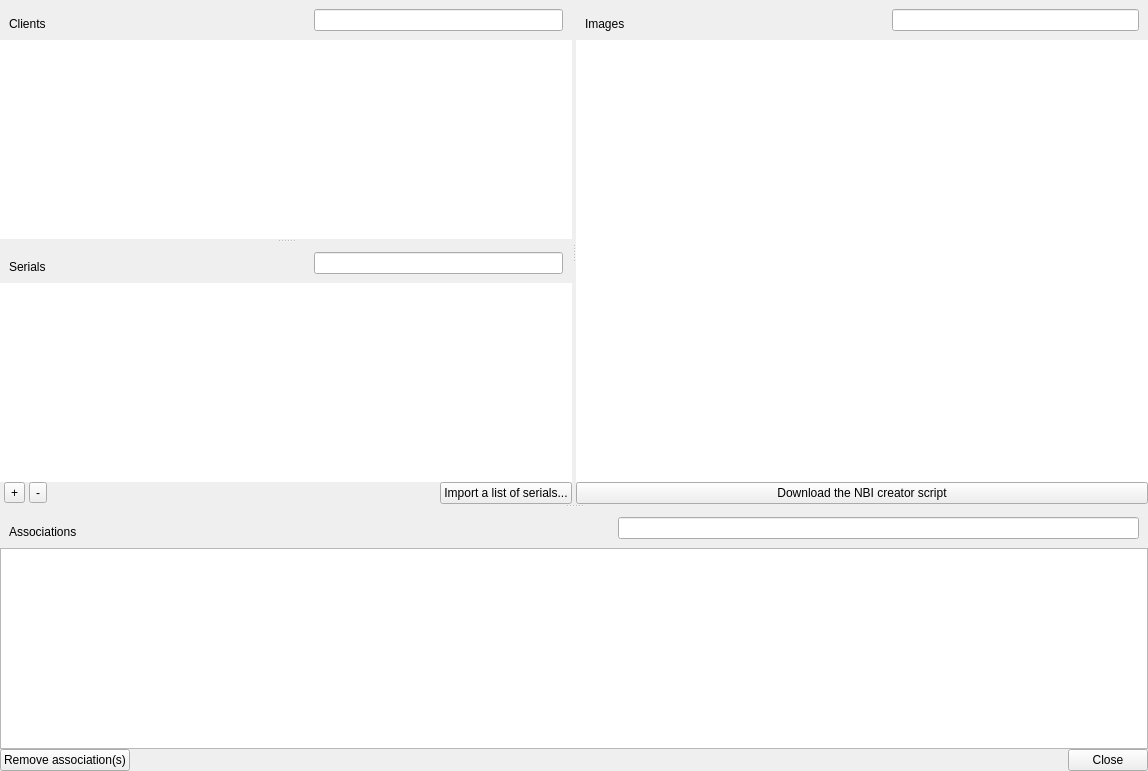
<?xml version="1.0" encoding="UTF-8"?>
<ui version="4.0">
 <class>ImagingDlg</class>
 <widget class="QWidget" name="ImagingDlg">
  <property name="geometry">
   <rect>
    <x>0</x>
    <y>0</y>
    <width>1148</width>
    <height>771</height>
   </rect>
  </property>
  <property name="windowTitle">
   <string>Move selected users to...</string>
  </property>
  <layout class="QVBoxLayout" name="verticalLayout">
   <property name="spacing">
    <number>0</number>
   </property>
   <property name="margin">
    <number>0</number>
   </property>
   <item>
    <widget class="PrettySplitter" name="topBottomSplitter">
     <property name="orientation">
      <enum>Qt::Vertical</enum>
     </property>
     <property name="childrenCollapsible">
      <bool>false</bool>
     </property>
     <widget class="PrettySplitter" name="leftRightSplitter">
      <property name="orientation">
       <enum>Qt::Horizontal</enum>
      </property>
      <property name="childrenCollapsible">
       <bool>false</bool>
      </property>
      <widget class="PrettySplitter" name="clientsSerialsSplitter">
       <property name="orientation">
        <enum>Qt::Vertical</enum>
       </property>
       <property name="childrenCollapsible">
        <bool>false</bool>
       </property>
       <widget class="QWidget" name="layoutWidget_2">
        <layout class="QVBoxLayout" name="clientsVerticalLayout">
         <property name="spacing">
          <number>0</number>
         </property>
         <item>
          <widget class="ViewSearchHeader" name="header1" native="true">
           <layout class="QHBoxLayout" name="horizontalLayout">
            <item>
             <widget class="QLabel" name="clientsLabel">
              <property name="text">
               <string>Clients</string>
              </property>
              <property name="alignment">
               <set>Qt::AlignBottom|Qt::AlignLeading|Qt::AlignLeft</set>
              </property>
             </widget>
            </item>
            <item>
             <spacer name="horizontalSpacer">
              <property name="orientation">
               <enum>Qt::Horizontal</enum>
              </property>
              <property name="sizeHint" stdset="0">
               <size>
                <width>40</width>
                <height>20</height>
               </size>
              </property>
             </spacer>
            </item>
            <item>
             <widget class="QLabel" name="clientCount"/>
            </item>
            <item>
             <widget class="SearchLineEdit" name="clientsSearchLineEdit"/>
            </item>
           </layout>
          </widget>
         </item>
         <item>
          <widget class="StyledTreeView" name="clientsView">
           <property name="frameShape">
            <enum>QFrame::NoFrame</enum>
           </property>
           <property name="editTriggers">
            <set>QAbstractItemView::NoEditTriggers</set>
           </property>
           <property name="alternatingRowColors">
            <bool>true</bool>
           </property>
           <property name="selectionMode">
            <enum>QAbstractItemView::ExtendedSelection</enum>
           </property>
           <property name="sortingEnabled">
            <bool>true</bool>
           </property>
          </widget>
         </item>
        </layout>
       </widget>
       <widget class="QWidget" name="layoutWidget_4">
        <layout class="QVBoxLayout" name="serialsVerticalLayout">
         <property name="spacing">
          <number>0</number>
         </property>
         <item>
          <widget class="ViewSearchHeader" name="header4" native="true">
           <layout class="QHBoxLayout" name="horizontalLayout_3">
            <item>
             <widget class="QLabel" name="serialsLabel">
              <property name="text">
               <string>Serials</string>
              </property>
              <property name="alignment">
               <set>Qt::AlignBottom|Qt::AlignLeading|Qt::AlignLeft</set>
              </property>
             </widget>
            </item>
            <item>
             <spacer name="horizontalSpacer_5">
              <property name="orientation">
               <enum>Qt::Horizontal</enum>
              </property>
              <property name="sizeHint" stdset="0">
               <size>
                <width>40</width>
                <height>20</height>
               </size>
              </property>
             </spacer>
            </item>
            <item>
             <widget class="QLabel" name="serialCount"/>
            </item>
            <item>
             <widget class="SearchLineEdit" name="serialsSearchLineEdit"/>
            </item>
           </layout>
          </widget>
         </item>
         <item>
          <widget class="StyledTreeView" name="serialsView">
           <property name="frameShape">
            <enum>QFrame::NoFrame</enum>
           </property>
           <property name="editTriggers">
            <set>QAbstractItemView::NoEditTriggers</set>
           </property>
           <property name="alternatingRowColors">
            <bool>true</bool>
           </property>
           <property name="selectionMode">
            <enum>QAbstractItemView::ExtendedSelection</enum>
           </property>
           <property name="sortingEnabled">
            <bool>true</bool>
           </property>
          </widget>
         </item>
         <item>
          <layout class="QHBoxLayout" name="horizontalLayout_7">
           <property name="spacing">
            <number>4</number>
           </property>
           <property name="leftMargin">
            <number>4</number>
           </property>
           <item>
            <widget class="QToolButton" name="addSerialButton">
             <property name="text">
              <string>+</string>
             </property>
            </widget>
           </item>
           <item>
            <widget class="QToolButton" name="deleteSerialButton">
             <property name="text">
              <string>-</string>
             </property>
            </widget>
           </item>
           <item>
            <spacer name="horizontalSpacer_6">
             <property name="orientation">
              <enum>Qt::Horizontal</enum>
             </property>
             <property name="sizeHint" stdset="0">
              <size>
               <width>40</width>
               <height>20</height>
              </size>
             </property>
            </spacer>
           </item>
           <item>
            <widget class="QPushButton" name="importSerialsListButton">
             <property name="text">
              <string>Import a list of serials...</string>
             </property>
            </widget>
           </item>
          </layout>
         </item>
        </layout>
       </widget>
      </widget>
      <widget class="QWidget" name="layoutWidget">
       <layout class="QVBoxLayout" name="imagesVerticalLayout">
        <property name="spacing">
         <number>0</number>
        </property>
        <item>
         <widget class="ViewSearchHeader" name="header2" native="true">
          <layout class="QHBoxLayout" name="horizontalLayout_2">
           <item>
            <widget class="QLabel" name="imagesLabel">
             <property name="text">
              <string>Images</string>
             </property>
             <property name="alignment">
              <set>Qt::AlignBottom|Qt::AlignLeading|Qt::AlignLeft</set>
             </property>
            </widget>
           </item>
           <item>
            <spacer name="horizontalSpacer_2">
             <property name="orientation">
              <enum>Qt::Horizontal</enum>
             </property>
             <property name="sizeHint" stdset="0">
              <size>
               <width>40</width>
               <height>20</height>
              </size>
             </property>
            </spacer>
           </item>
           <item>
            <widget class="QLabel" name="imageCount"/>
           </item>
           <item>
            <widget class="SearchLineEdit" name="imagesSearchLineEdit"/>
           </item>
          </layout>
         </widget>
        </item>
        <item>
         <widget class="StyledTreeView" name="imagesView">
          <property name="frameShape">
           <enum>QFrame::NoFrame</enum>
          </property>
          <property name="editTriggers">
           <set>QAbstractItemView::NoEditTriggers</set>
          </property>
          <property name="alternatingRowColors">
           <bool>true</bool>
          </property>
          <property name="selectionMode">
           <enum>QAbstractItemView::ExtendedSelection</enum>
          </property>
          <property name="sortingEnabled">
           <bool>true</bool>
          </property>
         </widget>
        </item>
        <item>
         <layout class="QHBoxLayout" name="horizontalLayout_6">
          <property name="spacing">
           <number>12</number>
          </property>
          <item>
           <widget class="QPushButton" name="downloadNBI">
            <property name="text">
             <string>Download the NBI creator script</string>
            </property>
           </widget>
          </item>
         </layout>
        </item>
       </layout>
      </widget>
     </widget>
     <widget class="QWidget" name="layoutWidget_3">
      <layout class="QVBoxLayout" name="mappingsVerticalLayout">
       <property name="spacing">
        <number>0</number>
       </property>
       <item>
        <widget class="ViewSearchHeader" name="header3" native="true">
         <layout class="QHBoxLayout" name="horizontalLayout_5">
          <item>
           <widget class="QLabel" name="mappingsLabel">
            <property name="text">
             <string>Associations</string>
            </property>
            <property name="alignment">
             <set>Qt::AlignBottom|Qt::AlignLeading|Qt::AlignLeft</set>
            </property>
           </widget>
          </item>
          <item>
           <spacer name="horizontalSpacer_4">
            <property name="orientation">
             <enum>Qt::Horizontal</enum>
            </property>
            <property name="sizeHint" stdset="0">
             <size>
              <width>40</width>
              <height>20</height>
             </size>
            </property>
           </spacer>
          </item>
          <item>
           <widget class="QLabel" name="associationCount"/>
          </item>
          <item>
           <widget class="SearchLineEdit" name="mappingsSearchLineEdit"/>
          </item>
         </layout>
        </widget>
       </item>
       <item>
        <widget class="StyledTreeView" name="mappingsView">
         <property name="editTriggers">
          <set>QAbstractItemView::NoEditTriggers</set>
         </property>
         <property name="alternatingRowColors">
          <bool>true</bool>
         </property>
         <property name="selectionMode">
          <enum>QAbstractItemView::ExtendedSelection</enum>
         </property>
         <property name="sortingEnabled">
          <bool>true</bool>
         </property>
        </widget>
       </item>
      </layout>
     </widget>
    </widget>
   </item>
   <item>
    <layout class="QHBoxLayout" name="horizontalLayout_4">
     <item>
      <widget class="QPushButton" name="removeMappingButton">
       <property name="text">
        <string>Remove association(s)</string>
       </property>
      </widget>
     </item>
     <item>
      <spacer name="horizontalSpacer_3">
       <property name="orientation">
        <enum>Qt::Horizontal</enum>
       </property>
       <property name="sizeHint" stdset="0">
        <size>
         <width>40</width>
         <height>20</height>
        </size>
       </property>
      </spacer>
     </item>
     <item>
      <widget class="QPushButton" name="closeButton">
       <property name="text">
        <string>Close</string>
       </property>
      </widget>
     </item>
    </layout>
   </item>
  </layout>
 </widget>
 <customwidgets>
  <customwidget>
   <class>SearchLineEdit</class>
   <extends>QLineEdit</extends>
   <header>FileWaveGuiLib/searchlineedit/searchlineedit.h</header>
  </customwidget>
  <customwidget>
   <class>ViewSearchHeader</class>
   <extends>QWidget</extends>
   <header>FWAdminLib/ViewSearchHeader.h</header>
   <container>1</container>
  </customwidget>
  <customwidget>
   <class>PrettySplitter</class>
   <extends>QSplitter</extends>
   <header>FileWaveGuiLib/prettysplitter/prettysplitter.h</header>
   <container>1</container>
  </customwidget>
  <customwidget>
   <class>StyledTreeView</class>
   <extends>QTreeView</extends>
   <header>FileWaveGuiLib/styledviews/styledtreeview.h</header>
  </customwidget>
 </customwidgets>
 <resources/>
 <connections/>
</ui>
